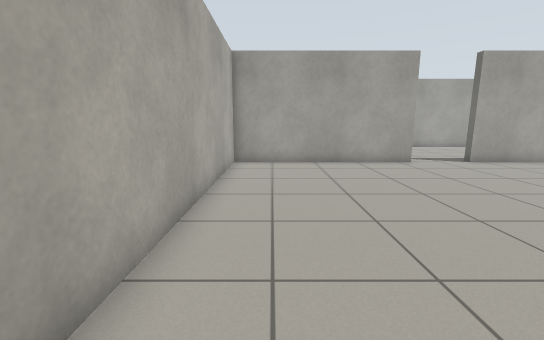
View 1 (above)

16 first-person views from a walk through a robot-simulator world made for Gazebo. The camera is 0.94 m above the floor, tilts 10° down and sees 90° across. The lines on the ground mark 1 m squares. The floor is counted in squares, 0.5 m on a side. Each view is taken from the middle of a square. On the plan, view 1 faces up. The plan holds only what a view shows up to about 15 squares ahead; the rest is blank. The place goes on beyond the plan. Robots are left out.

View 2
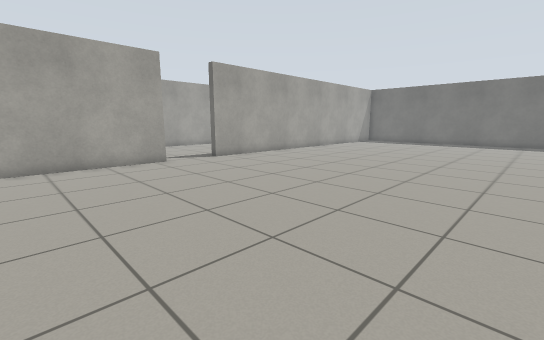

View 3
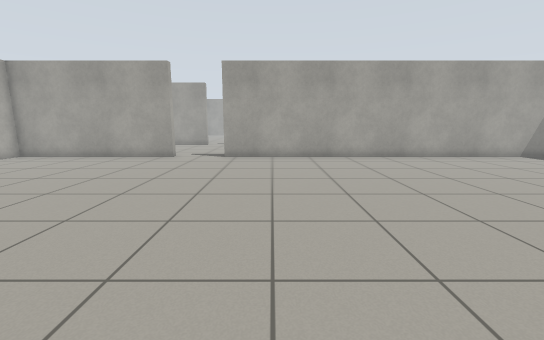

View 4
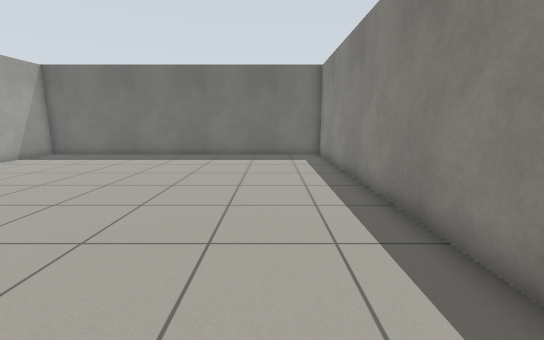

View 5
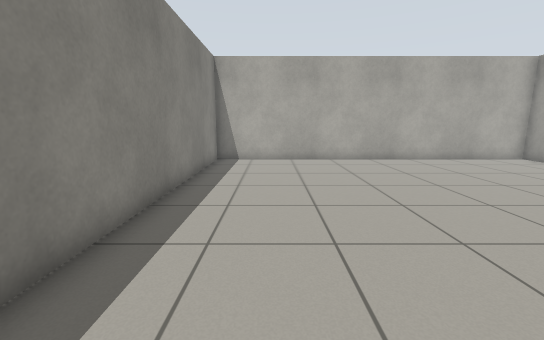

View 6
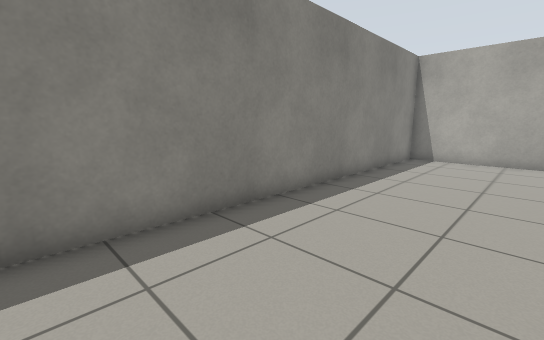

View 7
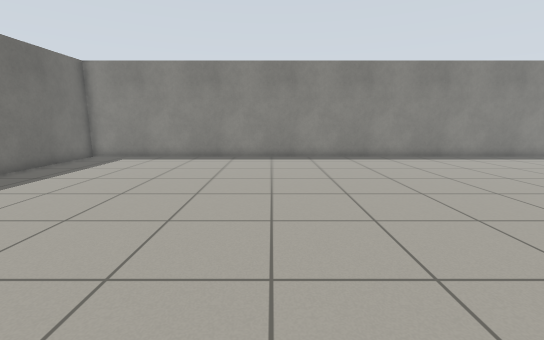

View 8
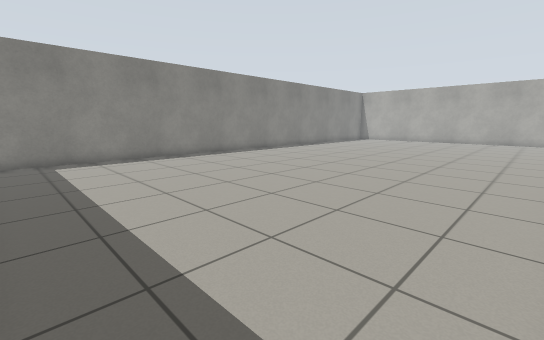

View 9
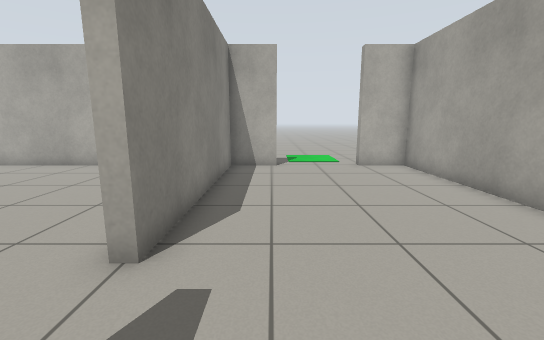

View 10
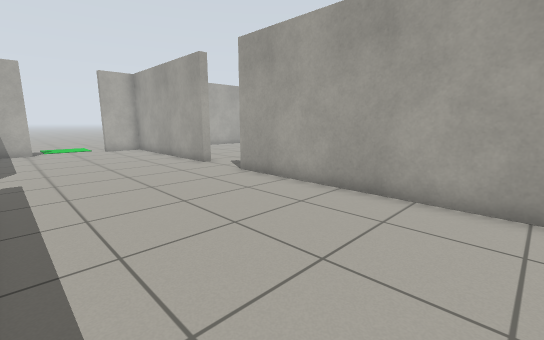

View 11
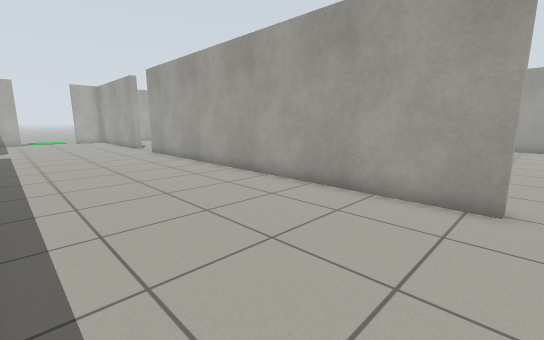

View 12
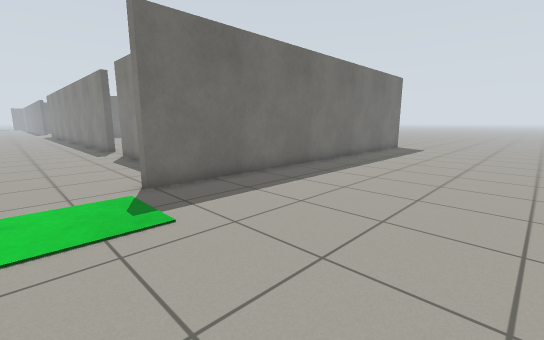

View 13
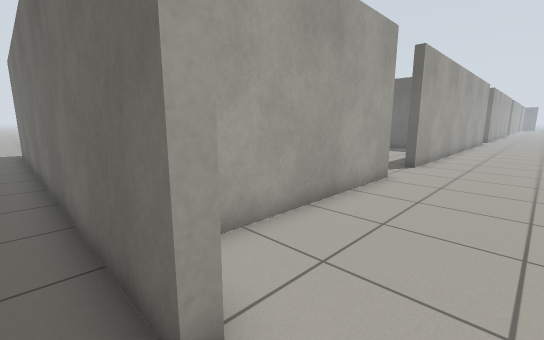

View 14
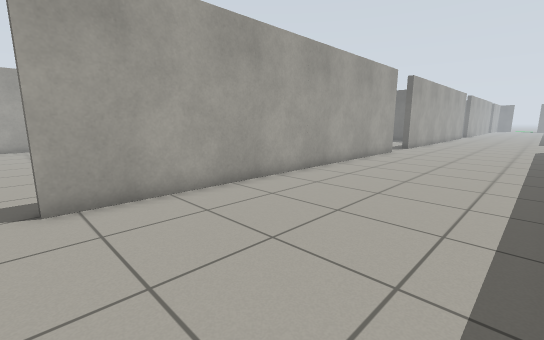

View 15
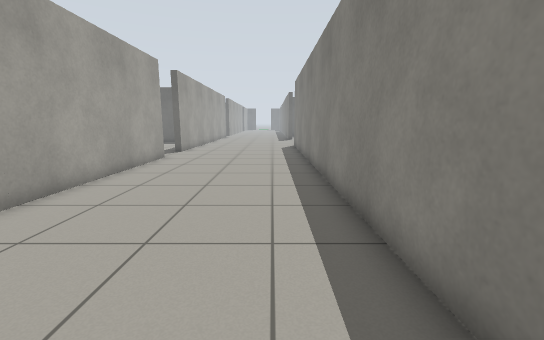

View 16
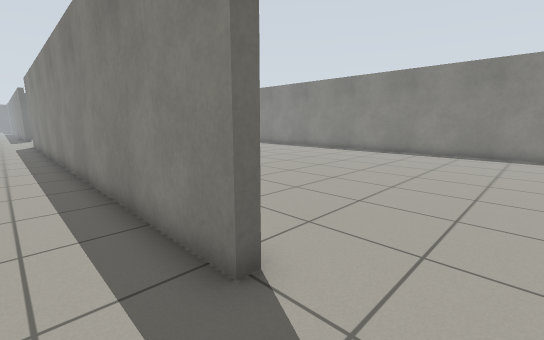

### Floor plan
Points are (right, up) in squares from view 1. A wall is a line through its corners. A room is listed if a view was taken in it or the views show most of it. See-through windows are left out.
Room 1 (views 1, 2, 3, 4, 5, 6, 7, 8)
walls: (6.6, 12.8) (-1.8, 12.8) (-1.8, -2.8) (27.5, -2.8); (27.5, 12.8) (9.4, 12.8)
ways out: opening at (8, 13) to room 2
Room 2 (views 9, 10, 11, 14, 15, 16)
walls: (9.4, 12.8) (9.4, 13.2) (27.4, 13.2); (6.6, 20.8) (-1.8, 20.8) (-1.8, 18.8); (26.6, 20.8) (9.4, 20.8); (-1.8, 15.2) (-1.8, 13.2) (6.6, 13.2) (6.6, 12.8)
ways out: opening at (8, 13) to room 1; opening at (-2, 17) to room 3; opening at (8, 21); gap at (27, 21)
Room 3 (views 12, 13)
walls: (-2.2, 3.8) (-2.2, 15.2) (-1.8, 15.2); (-1.8, 18.8) (-2.2, 18.8) (-2.2, 22.5)
ways out: opening at (-2, 17) to room 2

Positions as (right, up) in squares from view 1, and headings:
1: (0, 0), facing up
2: (1, 0), facing up-right
3: (12, -2), facing up
4: (12, 0), facing right
5: (12, 0), facing left
6: (13, 2), facing down-left
7: (18, 12), facing down
8: (27, 12), facing down-left
9: (10, 15), facing left
10: (18, 14), facing up-left
11: (27, 14), facing up-left
12: (-10, 18), facing down-right
13: (-3, 17), facing up-right
14: (9, 14), facing up-right
15: (12, 15), facing right
16: (7, 15), facing down-right
